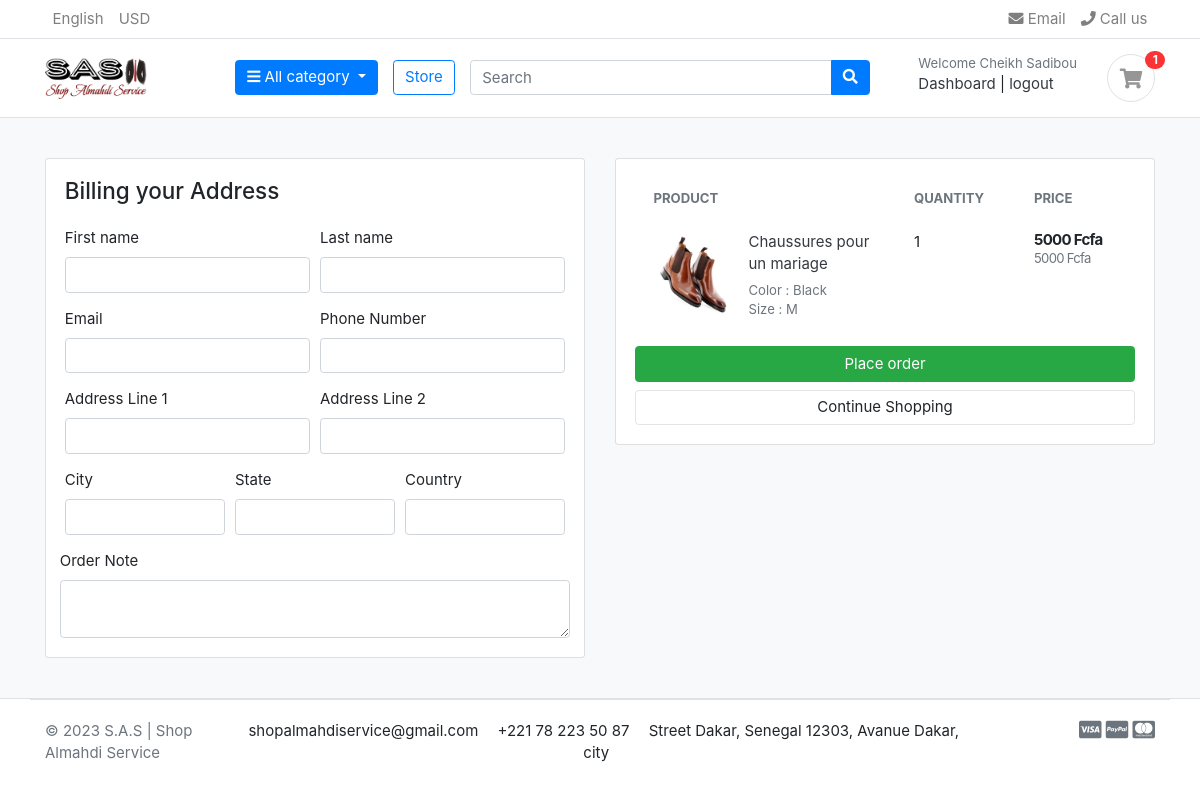
The app's page /cart/checkout/ (signed in) with its own data.
### account/models.py (models this page shows, shortened)
class Account(AbstractBaseUser):
    first_name = models.CharField(max_length=50)
    last_name = models.CharField(max_length=50)
    username = models.CharField(max_length=50, unique=False)
    email = models.EmailField(verbose_name='email address',max_length=100, unique=True)
    phone_number = models.CharField(max_length=50)
    date_joined = models.DateTimeField(auto_now_add=True)
    last_login = models.DateTimeField(auto_now_add=True)
    is_admin = models.BooleanField(default=False)
    is_staff = models.BooleanField(default=False)
    is_active = models.BooleanField(default=False)
    is_superadmin = models.BooleanField(default=False)
    USERNAME_FIELD = 'email'
    REQUIRED_FIELDS = ['username', 'first_name', 'last_name']
    objects = MyAccountManager()
    @property
    def is_staff(self):
        "Is the user a member of staff?"
        return self.is_admin

### carts/models.py (models this page shows, shortened)
class CartItem(models.Model):
  user = models.ForeignKey(Account, on_delete=models.Case, null=True)
  product = models.ForeignKey(Product, on_delete=models.CASCADE)
  variations = models.ManyToManyField(Variation, blank=True)
  cart = models.ForeignKey(Cart, on_delete=models.CASCADE, null=True)
  quantity = models.IntegerField()
  is_active = models.BooleanField(default=True)
  def sub_total(self):
    return self.product.price * self.quantity

### store/models.py (models this page shows, shortened)
class Product(models.Model):
  product_name    = models.CharField(max_length=200, unique=True)
  slug            = models.SlugField(max_length=200, unique=True)
  description     = models.TextField(max_length=500, blank=True)
  price           = models.IntegerField()
  images          = models.ImageField(upload_to='photo/produts')
  stock           = models.IntegerField()
  is_available    = models.BooleanField(default=True)
  category        = models.ForeignKey(Category, on_delete=models.CASCADE)
  created_date    = models.DateTimeField(auto_now_add=True)
  modified_date   = models.DateField(auto_now=True)
  def get_url(self):
    return reverse('product_detail', args=[self.category.slug, self.slug])

class Variation(models.Model):
  product = models.ForeignKey(Product, on_delete=models.CASCADE)
  variation_category = models.CharField(max_length=100, choices=variation_category_choice)
  variation_value = models.CharField(max_length=100)
  is_active = models.BooleanField(default=True)
  created_date = models.DateTimeField(auto_now=True)
  objects = VariationManager()

### carts/views.py (the view)
# urls.py: path('checkout/', views.checkout, name='checkout'),
@login_required(login_url='login')
def checkout(request, total=0, quantity=0, cart_items=None):
    try:
        tax = 0
        total_final = 0
        if request.user.is_authenticated:
            cart_items = CartItem.objects.filter(user=request.user, is_active=True)
        else:
          cart = Cart.objects.get(cart_id=_cart_id(request))
          cart_items = CartItem.objects.filter(cart=cart, is_active=True)
        for cart_item in cart_items:
            total += (cart_item.product.price * cart_item.quantity)
            quantity += cart_item.quantity
        tax = (0.5 * total)/100
        total_final = total + tax
    except ObjectDoesNotExist:
        pass # Just ignore
    context = {
      'total': total,
      'quantity': quantity,
      'cart_items': cart_items,
      'tax' : tax,
      'total_final' : total_final
    }
    return render(request, 'store/checkout.html', context)

### carts/context_processors.py (called while the page is built)
def counter(request):
  cart_count = 0
  if 'admin' in request.path:
    return {}
  else:
    try:
      cart = Cart.objects.filter(cart_id=_cart_id(request))
      if request.user.is_authenticated:
          cart_items = CartItem.objects.all().filter(user=request.user)
      else:
          cart_items = CartItem.objects.all().filter(cart=cart[:1])
      for cart_item in cart_items:
        cart_count += cart_item.quantity
    except Cart.DoesNotExist:
      cart_count = 0
  return dict(cart_count=cart_count)

### carts/views.py (called while the page is built)
def _cart_id(request):
  cart = request.session.session_key
  if not cart:
    cart = request.session.create()
  return cart

### category/context_processors.py (called while the page is built)
def menu_links(request):
  links = Category.objects.all()
  return dict(links=links)

### category/models.py (called while the page is built)
    def get_url(self):
        return reverse('product_by_category', args=[self.slug])

### templates/store/checkout.html (shortened to what this page needs)
{% extends "base.html" %}
{% load static %}
{% block content %}
<section class="section-content padding-y bg">
<div class="container">
  <div class="row">
    <aside class="col-lg-6">
<div class="card">
  <div class="card-body">
    <h4 class="card-title mb-4">Billing your Address </h4>
      <form action="{% url 'place_order' %}" method="POST">
        <div class="form-row">
            <div class="col form-group">
                <label for="">First name</label>
                <input type="text" name="first_name" class="form-control" required>
            </div>
            <div class="col form-group">
                <label for="">Last name</label>
                <input type="text" id="name" name="last_name" class="form-control" required>
            </div>
        </div>
        <div class="form-row">
            <div class="col form-group">
                <label for="">Email</label>
                <input type="email" name="email" class="form-control" required>
            </div>
            <div class="col form-group">
                <label for="">Phone Number</label>
                <input type="text" name="phone" class="form-control" required />
            </div>
        </div>
        <div class="form-row">
            <div class="col form-group">
                <label for="">Address Line 1</label>
                <input type="text" name="address_line_1" class="form-control" required>
            </div>
            <div class="col form-group">
                <label for="">Address Line 2</label>
                <input type="text" name="address_line_2" class="form-control">
            </div>
        </div>
        <div class="form-row">
            <div class="col form-group">
                <label for="">City</label>
                <input type="text" name="city" class="form-control" required>
            </div>
            <div class="col form-group">
                <label for="">State</label>
                <input type="text" name="state" class="form-control" required>
            </div>
            <div class="col form-group">
                <label for="">Country</label>
                <input type="text" name="country" class="form-control" required>
            </div>
            </div>
            <div class="form-row">
                <label for="">Order Note</label>
                <textarea name="order_note" rows="2" class="form-control"></textarea>
            </div>
        </div>
    </div>
    </aside>
    <aside class="col-lg-6">
      <div class="card">
      <div class="card-body">
        <table class="table table-borderless table-shopping-cart">
        <thead class="text-muted">
        <tr class="small text-uppercase">
            <th scope="col">Product</th>
            <th scope="col" width="120">Quantity</th>
            <th scope="col" width="120">Price</th>
        </tr>
    </thead>
    <tbody>
    {% for cart_item in cart_items %}
      <tr>
        <td>
          <figure class="itemside align-items-center">
            <div class="aside"><img src="{{ cart_item.product.images.url }}" class="img-sm"></div>
            <figcaption class="info">
              <a href="{{cart_item.product.get_url}}" class="title text-dark">{{ cart_item.product.product_name }}</a>
              <p class="text-muted small">
                {% if cart_item.variations.all %}
                  {% for item in cart_item.variations.all %}
                    {{item.variation_category | capfirst}} : {{item.variation_value | capfirst}} <br>
                  {% endfor %}
                {% endif %}
              </p>
            </figcaption>
          </figure>
        </td>
        <td>
          <label for="">{{cart_item.quantity}}</label>
        </td>
        <td>
          <div class="price-wrap">
            <var class="price"> {{ cart_item.sub_total }} Fcfa</var>
            <small class="text-muted"> {{ cart_item.product.price }} Fcfa </small>
          </div>
        </td>
      </tr>
      {% endfor %}
        </tbody>
        </table>
        <button type="submit" name="submit" class="btn btn-success btn-block"> Place order </button>
        <a href="{% url 'store' %}" class="btn btn-light btn-block">Continue Shopping</a>
    </div>
      </div>
    </aside>
    </div>
    </div>
  </section>
{% endblock content %}

### templates/includes/navbar.html (shortened to what this page needs)
{% load static %}
<header class="section-header">
  <nav class="navbar p-md-0 navbar-expand-sm navbar-light border-bottom">
    <div class="container">
      <div class="collapse navbar-collapse" id="navbarTop4">
        <ul class="navbar-nav mr-auto">
          <li class="nav-item dropdown">
            <a href="#" class="nav-link"> English </a>
          </li>
          <li class="nav-item dropdown">
            <a href="#" class="nav-link"> USD </a>
          </li>
        </ul>
        <ul class="navbar-nav">
          <li><a href="#" class="nav-link"> <i class="fa fa-envelope"></i> Email </a></li>
          <li><a href="#" class="nav-link"> <i class="fa fa-phone"></i> Call us </a></li>
        </ul>
      </div>
    </div>
  </nav>
  <section class="header-main border-bottom">
    <div class="container">
      <div class="row align-items-center">
        <div class="col-lg-2 col-md-3 col-6">
          <a href="{% url 'home' %}" class="brand-wrap">
            <img class="logo" src="{% static './images/logo.png' %}" />
          </a>
        </div>
        <div class="col-lg col-sm col-md col-6 flex-grow-0">
          <div class="category-wrap dropdown d-inline-block float-right">
            <button type="button" class="btn btn-primary dropdown-toggle" data-toggle="dropdown">
              <i class="fa fa-bars"></i> All category
            </button>
          </div>
        </div>
        <a href="{% url 'store' %}" class="btn btn-outline-primary">Store</a>
        <div class="col-lg col-md-6 col-sm-12 col">
          <form action="{% url 'search' %}" class="search" method='GET'>
            <div class="input-group w-100">
              <input type="text" class="form-control" style="width: 60%" placeholder="Search" name="keyword">
              <div class="input-group-append">
                <button class="btn btn-primary" type="submit">
                  <i class="fa fa-search"></i>
                </button>
              </div>
            </div>
          </form>
        </div>
        <div class="col-lg-3 col-sm-6 col-8 order-2 order-lg-3">
          <div class="d-flex justify-content-end mb-3 mb-lg-0">
            {% if user.id is None %}
            <div class="widget-header">
              <small class="title text-muted">Welcome guest!</small>
              <div>
                <a href="{% url 'login' %}">Sign in</a>
                <span class="dark-transp"> | </span>
                <a href="{% url 'register' %}"> Register</a>
              </div>
            </div>
            {% else %}
              <div class="widget-header">
              <small class="title text-muted">Welcome {{ user.first_name }}</small>
              <div>
                <a href="{% url 'dashboard' %}">Dashboard</a>
                <span class="dark-transp"> | </span>
                <a href="{% url 'logout' %}"> logout</a>
              </div>
            </div>
            {% endif %}
            <a href="{% url 'cart' %}" class="widget-header pl-3 ml-3">
              <div class="icon icon-sm rounded-circle border">
                <i class="fa fa-shopping-cart"></i>
              </div>
              <span class="badge badge-pill badge-danger notify">{{cart_count}}</span>
            </a>
          </div>
        </div>
      </div>
    </div>
  </section>
</header>

### static/css/ui.css (style rules this page uses)
html { font-family: "Inter", sans-serif; font-size: 15px; }
.price-wrap { letter-spacing: -0.7px; }
.icon-xs, .icon-sm, .icon-md, .icon-lg { display: inline-block; text-align: center; flex-shrink: 0; flex-grow: 0; }
.icon-sm { width: 48px; height: 48px; line-height: 48px !important; font-size: 20px; }
.img-xs, .img-sm, .img-md, .img-lg { -o-object-fit: cover; object-fit: cover; flex-shrink: 0; flex-grow: 0; }
.img-sm { width: 80px; height: 80px; }
.padding-y { padding-top: 40px; padding-bottom: 40px; }
var { font-style: normal; }
figure { margin-bottom: 0; }
article:after, .form-group:after { display: block; clear: both; content: ""; }
.bg { background-color: #f8f9fa; }
p:last-child { margin-bottom: 0; }
.header-main { position: relative; padding-top: 1rem; padding-bottom: 1rem; }
.brand-wrap .logo, .navbar-brand .logo { margin-right: 7px; max-height: 42px; display: inline-block; }
.widget-header { display: inline-block; vertical-align: middle; position: relative; }
.widget-header a { color: #343a40; }
.widget-header i { color: #969696; }
.widget-header .title { display: block; }
.widget-header .notify { position: absolute; top: -3px; right: -10px; }
.btn-light { background-color: #fff; border-color: #e4e4e4; }
.itemside { position: relative; display: flex; width: 100%; }
.itemside .aside { position: relative; flex-shrink: 0; }
.itemside .info { padding-left: 15px; padding-right: 7px; }
.itemside p { margin-bottom: 0; }
.itemside .title { display: block; margin-bottom: 5px; color: #212529; }
.notify { position: absolute; top: -4px; right: -10px; display: inline-block; padding: 0.25em 0.6em; font-size: 12px; line-height: 1; text-align: center; border-radius: 3rem; color: #fff; background-color: #fa3434; }
.price { font-weight: 600; color: #212529; }
.table-shopping-cart.table td, .table-shopping-cart.table th { padding-left: 1.25rem; padding-right: 1.25rem; }
.table-shopping-cart .price-wrap { line-height: 1.2; }
.table-shopping-cart .price { font-weight: bold; margin-right: 5px; display: block; }

### records on screen
Account: first_name "Cheikh Sadibou"
CartItem: product.images (picture), product.product_name "Chaussures pour un mariage", quantity "1", sub_total "5000", product.price "5000"
Variation: variation_category "Color", variation_value "Black"
Variation: variation_category "Size", variation_value "M"

### other values on screen
{{ cart_count }} "1"
